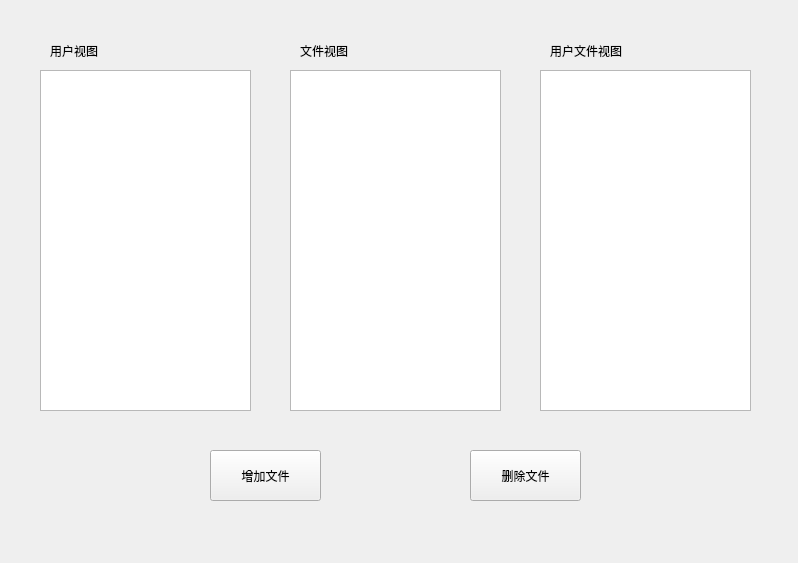
<?xml version="1.0" encoding="UTF-8"?>
<ui version="4.0">
 <class>Form</class>
 <widget class="QWidget" name="Form">
  <property name="geometry">
   <rect>
    <x>0</x>
    <y>0</y>
    <width>798</width>
    <height>563</height>
   </rect>
  </property>
  <property name="windowTitle">
   <string>Form</string>
  </property>
  <widget class="QListView" name="listView">
   <property name="geometry">
    <rect>
     <x>40</x>
     <y>70</y>
     <width>211</width>
     <height>341</height>
    </rect>
   </property>
  </widget>
  <widget class="QListView" name="listView_2">
   <property name="geometry">
    <rect>
     <x>290</x>
     <y>70</y>
     <width>211</width>
     <height>341</height>
    </rect>
   </property>
  </widget>
  <widget class="QListView" name="listView_3">
   <property name="geometry">
    <rect>
     <x>540</x>
     <y>70</y>
     <width>211</width>
     <height>341</height>
    </rect>
   </property>
  </widget>
  <widget class="QPushButton" name="pushButton">
   <property name="geometry">
    <rect>
     <x>210</x>
     <y>450</y>
     <width>111</width>
     <height>51</height>
    </rect>
   </property>
   <property name="text">
    <string>增加文件</string>
   </property>
  </widget>
  <widget class="QPushButton" name="pushButton_2">
   <property name="geometry">
    <rect>
     <x>470</x>
     <y>450</y>
     <width>111</width>
     <height>51</height>
    </rect>
   </property>
   <property name="text">
    <string>删除文件</string>
   </property>
  </widget>
  <widget class="QLabel" name="label">
   <property name="geometry">
    <rect>
     <x>50</x>
     <y>40</y>
     <width>81</width>
     <height>21</height>
    </rect>
   </property>
   <property name="text">
    <string>用户视图</string>
   </property>
  </widget>
  <widget class="QLabel" name="label_2">
   <property name="geometry">
    <rect>
     <x>300</x>
     <y>40</y>
     <width>81</width>
     <height>21</height>
    </rect>
   </property>
   <property name="text">
    <string>文件视图</string>
   </property>
  </widget>
  <widget class="QLabel" name="label_3">
   <property name="geometry">
    <rect>
     <x>550</x>
     <y>40</y>
     <width>81</width>
     <height>21</height>
    </rect>
   </property>
   <property name="text">
    <string>用户文件视图</string>
   </property>
  </widget>
 </widget>
 <resources/>
 <connections>
  <connection>
   <sender>pushButton</sender>
   <signal>clicked()</signal>
   <receiver>Form</receiver>
   <slot>add()</slot>
   <hints>
    <hint type="sourcelabel">
     <x>284</x>
     <y>490</y>
    </hint>
    <hint type="destinationlabel">
     <x>305</x>
     <y>538</y>
    </hint>
   </hints>
  </connection>
  <connection>
   <sender>pushButton_2</sender>
   <signal>clicked()</signal>
   <receiver>Form</receiver>
   <slot>delete()</slot>
   <hints>
    <hint type="sourcelabel">
     <x>567</x>
     <y>482</y>
    </hint>
    <hint type="destinationlabel">
     <x>635</x>
     <y>532</y>
    </hint>
   </hints>
  </connection>
  <connection>
   <sender>listView</sender>
   <signal>clicked(QModelIndex)</signal>
   <receiver>Form</receiver>
   <slot>changeview()</slot>
   <hints>
    <hint type="sourcelabel">
     <x>132</x>
     <y>315</y>
    </hint>
    <hint type="destinationlabel">
     <x>130</x>
     <y>482</y>
    </hint>
   </hints>
  </connection>
 </connections>
 <slots>
  <slot>add()</slot>
  <slot>delete()</slot>
  <slot>changeview()</slot>
 </slots>
</ui>
